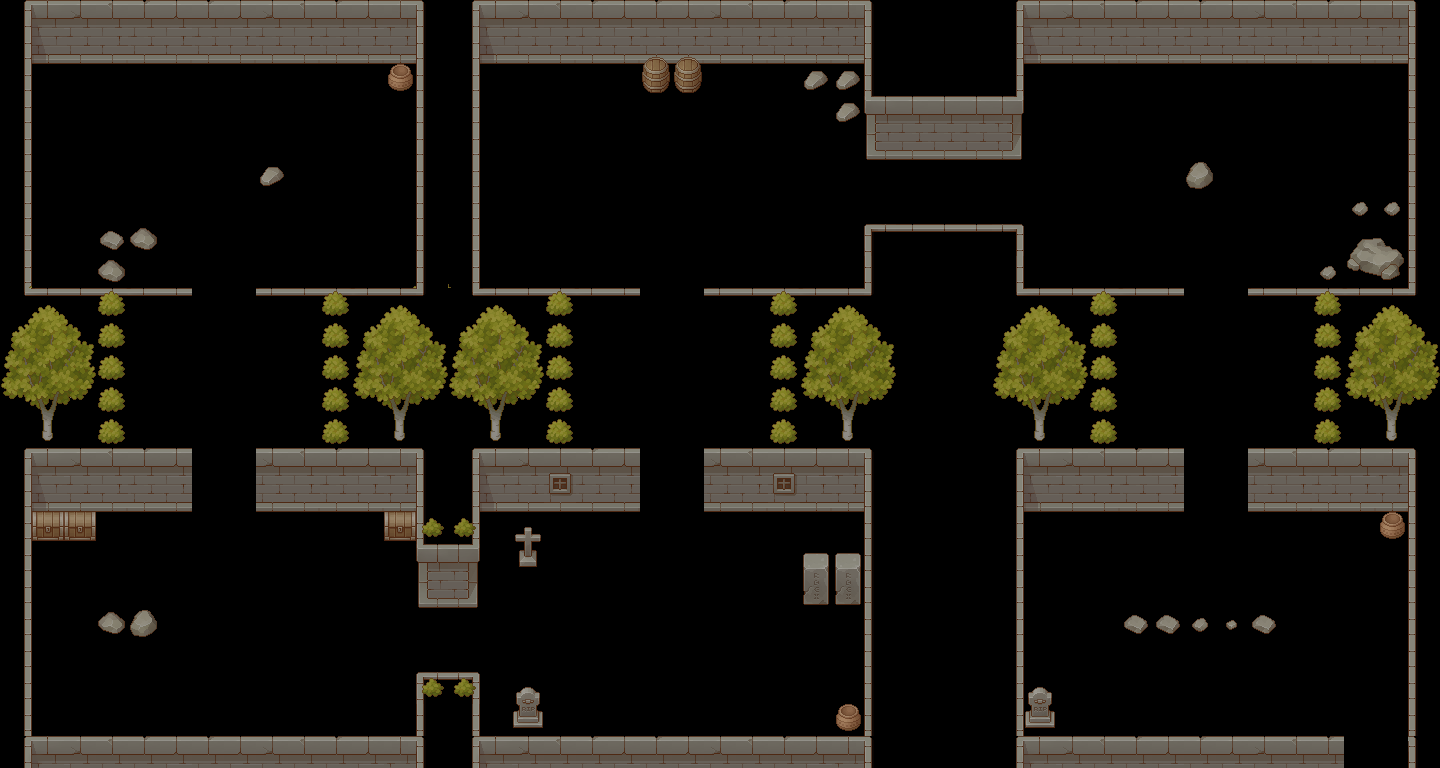

The image is a tile-based game level rendered from a .tmx file. Its description and source (layers, tilesets, objects; grid data summarised) follow:
An orthogonal 45x24 tile map with 32x32 px tiles, 2 tile layers (Muros, Plantas), 2 hidden layers not drawn, 4 tilesets.

<map version="1.5" tiledversion="1.7.2" orientation="orthogonal" renderorder="right-down" width="45" height="24" tilewidth="32" tileheight="32" infinite="0" nextlayerid="7" nextobjectid="1">
 <tileset firstgid="1" source="TX Tileset Grass.tsx" />
 <tileset firstgid="65" source="TX Tileset Wall.tsx" />
 <tileset firstgid="321" source="TX Plant.tsx" />
 <tileset firstgid="577" source="TX Props.tsx" />
 <layer id="1" name="Fondo" width="45" height="24" visible="0">
  <data>[1080 cells, 1080 non-empty, 17 distinct tile ids]</data>
 </layer>
 <layer id="5" name="Adornos" width="45" height="24" visible="0">
  <data>[1080 cells, 28 non-empty, 20 distinct tile ids]</data>
 </layer>
 <layer id="3" name="Muros" width="45" height="24">
  <data>[1080 cells, 357 non-empty, 49 distinct tile ids]</data>
 </layer>
 <layer id="4" name="Plantas" width="45" height="24">
  <data>[1080 cells, 131 non-empty, 19 distinct tile ids]</data>
 </layer>
</map>
